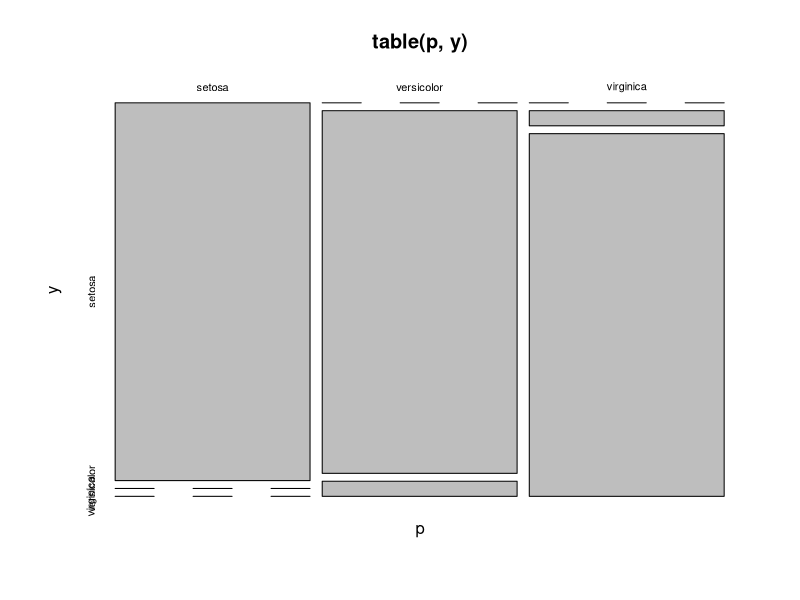

R code for this plot:
library(e1071)
head(iris,5)
attach(iris)
x<-subset(iris,select = -Species)
y<-Species
s<-svm(x,y)
p<-predict(s,x)
system.time(predict(s,x))
table(p,y)
plot(table(p,y)
)
